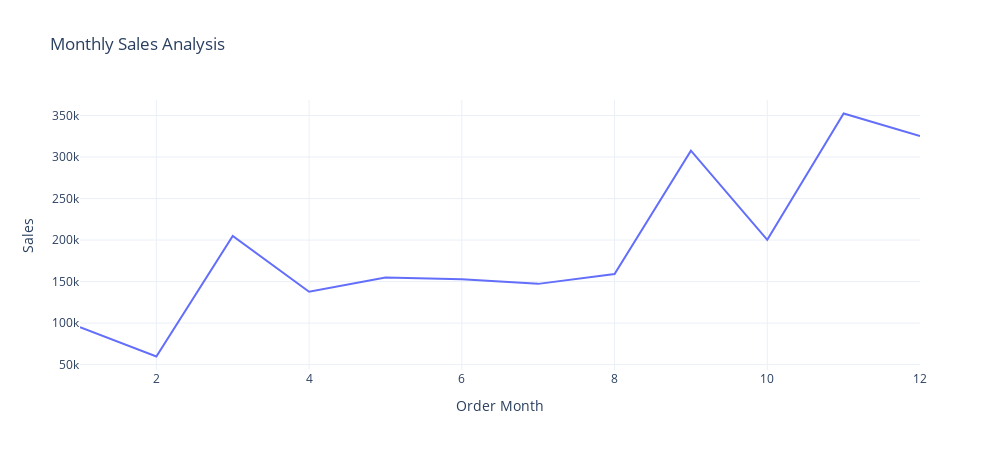

The cell this chart's notebook holds for it:
### Code cell
sales_by_month = data.groupby('Order Month')['Sales'].sum().reset_index()
fig = px.line(sales_by_month,x = 'Order Month', y = 'Sales',title = ' Monthly Sales Analysis',width = 1000, height =450)
fig.show()

### Figure 1 — Plotly figure (JSON) as saved in the notebook; plotly's stock layout.template omitted (floating-point values rounded to 4 significant figures)
{"data": [{"hovertemplate": "Order Month=%{x}<br>Sales=%{y}<extra></extra>", "legendgroup": "", "line": {"color": "#636efa", "dash": "solid"}, "marker": {"symbol": "circle"}, "mode": "lines", "name": "", "orientation": "v", "showlegend": false, "type": "scatter", "x": [1, 2, 3, 4, 5, 6, 7, 8, 9, 10, 11, 12], "xaxis": "x", "y": [94920.0, 59750.0, 205000.0, 137800.0, 155000.0, 152700.0, 147200.0, 159000.0, 307600.0, 200300.0, 352500.0, 325300.0], "yaxis": "y"}], "layout": {"height": 450, "legend": {"tracegroupgap": 0}, "title": {"text": " Monthly Sales Analysis"}, "width": 1000, "xaxis": {"anchor": "y", "autorange": true, "domain": [0, 1], "range": [1, 12], "title": {"text": "Order Month"}, "type": "linear"}, "yaxis": {"anchor": "x", "autorange": true, "domain": [0, 1], "range": [43490.0, 368700.0], "title": {"text": "Sales"}, "type": "linear"}}}
